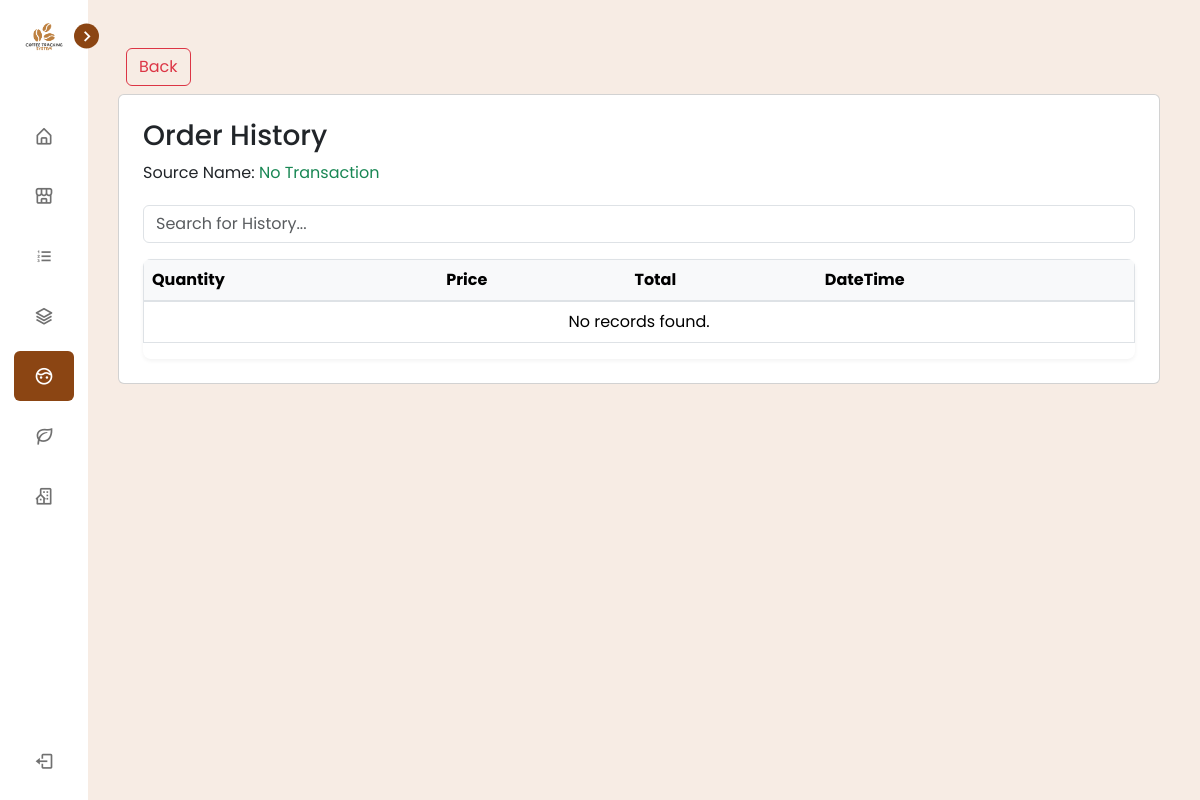
The app's page /view/pages/plant_source/history.php?sourceID=SRC-K6LASA3069 (signed in), older data.
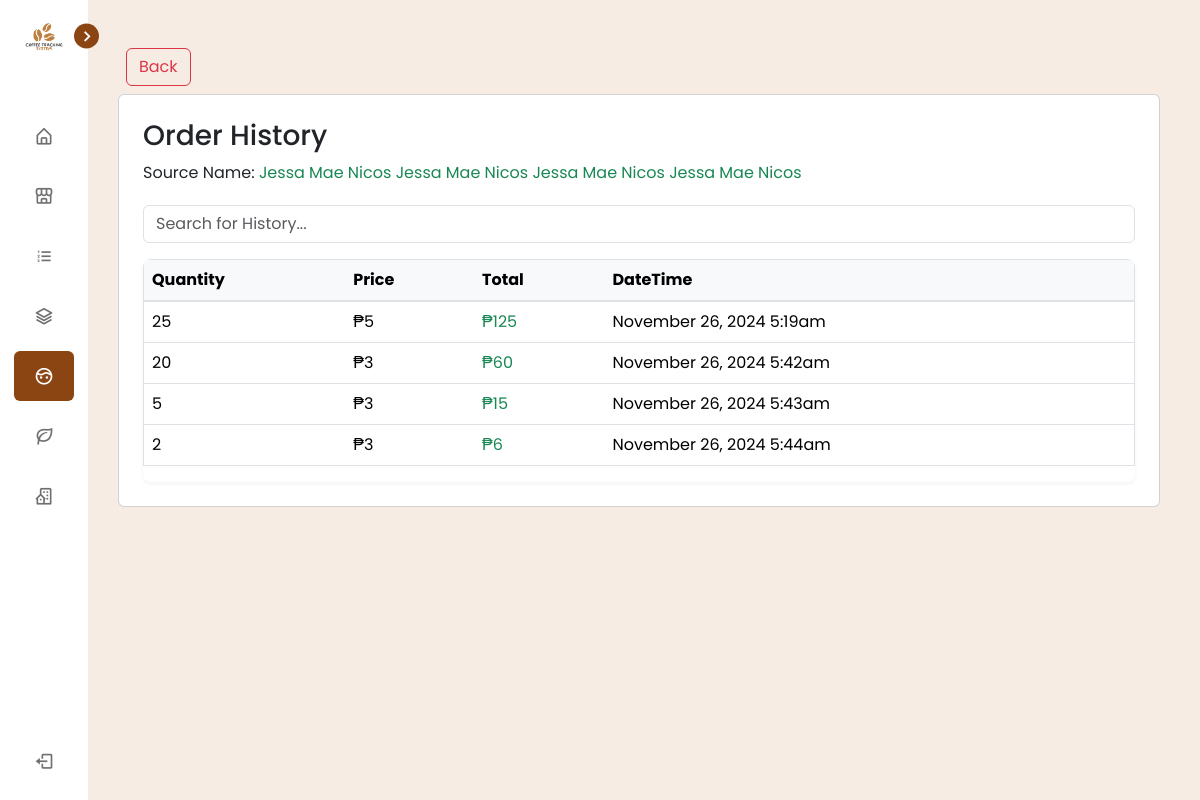
The same page, newer data.
### tables this page shows
CREATE TABLE `tbl_source_account` (
  `id` int(11) NOT NULL,
  `account_id` varchar(255) NOT NULL,
  `source_id` varchar(255) NOT NULL,
  `order_quantity` int(255) NOT NULL,
  `order_price` int(255) NOT NULL,
  `order_total` int(255) NOT NULL,
  `order_datetime` timestamp NOT NULL DEFAULT current_timestamp()
);

CREATE TABLE `tbl_source` (
  `id` int(255) NOT NULL,
  `source_id` varchar(255) DEFAULT NULL,
  `source_fullname` varchar(255) DEFAULT NULL,
  `source_variety` varchar(255) NOT NULL,
  `source_quantity` int(255) NOT NULL,
  `source_contact_number` varchar(255) DEFAULT NULL,
  `source_email` varchar(255) NOT NULL,
  `source_address` varchar(255) DEFAULT NULL,
  `created_date` timestamp(6) NOT NULL DEFAULT current_timestamp(6) ON UPDATE current_timestamp(6)
);

### connection/connection.php (called while the page is built, shortened)
<?php
class config {
    public function __construct(){
        $dsn = "mysql:host=".H.";dbname=".DB;
        $username = U;
        $password = P;
        try {
            $this->pdo = new PDO($dsn, $username, $password);
        } catch (PDOException $e) {
            die("Connection failed: " . $e->getMessage());
        }
    }
}
?>

### controller/PlantSourceController.php (called while the page is built, shortened)
<?php
require_once('../../../services/PlantSourceService.php');
$sourceService = new SourceService();
?>

### services/PlantSourceService.php (called while the page is built, shortened)
<?php
require_once("../../../connection/connection.php");
class SourceService extends config {
    public function getSourceHistory($source_id) {
        try {
            $query = "SELECT
                            sa.source_id,
                            sa.order_quantity,
                            sa.order_price,
                            sa.order_total,
                            sa.order_datetime,
                            s.id,
                            s.source_fullname,
                            s.source_variety,
                            s.source_quantity,
                            s.source_contact_number,
                            s.source_email,
                            s.source_address,
                            s.created_date
                        FROM
                            tbl_source_account sa
                        INNER JOIN
                            tbl_source s
                        ON
                            sa.source_id = s.source_id
                        WHERE
                            sa.source_id = :source_id";
            $stmt = $this->pdo->prepare($query);
            $stmt->bindParam(':source_id', $source_id, PDO::PARAM_STR);
            $stmt->execute();
            $result = $stmt->fetchAll(PDO::FETCH_ASSOC);
            return $result ? $result : [];
        } catch (PDOException $e) {
            error_log("Error fetching source history: " . $e->getMessage());
            return false;
        }
    }
}
?>

### view/pages/plant_source/history.php (the view, shortened to what this page needs)
<?php
  include_once('../../components/header.php');
  include_once('../../../controller/PlantSourceController.php');
if (isset($_GET['sourceID'])) {
    $source_id = $_GET['sourceID'];
    $sourceOrderHistorys = $sourceService->getSourceHistory($source_id);
} else {
    echo "<div class='alert alert-danger'>No ID provided!</div>";
    exit();
}
?>
<div class="p-3">
<a class="btn btn-outline-danger m-2" href="index.php" width="200"> Back </a>
    <div class="card p-4">
    <h3>Order History</h3>
    <div class="mb-1">
        <p>Source Name:
            <span class="text-success">
                <?php if (!empty($sourceOrderHistorys)): ?>
                            <?php foreach ($sourceOrderHistorys as $sourceOrderHistory): ?>
                                <?php echo htmlspecialchars($sourceOrderHistory['source_fullname']); ?>
                            <?php endforeach; ?>
                        <?php else: ?>
                    <tr>
                        <td colspan="5" class="text-center">No Transaction</td>
                    </tr>
                <?php endif; ?>
            </span>
        </p>
    </div>
    <div class="mb-3">
        <input type="text" id="searchInput" class="form-control" placeholder="Search for History...">
    </div>
    <div class="table-responsive">
        <table border="1" class="table" id="nurseryOwnersTable">
            <thead>
                <tr>
                    <th>Quantity</th>
                    <th>Price</th>
                    <th>Total</th>
                    <th>DateTime</th>
                </tr>
            </thead>
            <tbody>
                <?php if (!empty($sourceOrderHistorys)): ?>
                    <?php foreach ($sourceOrderHistorys as $sourceOrderHistory): ?>
                        <tr>
                            <td><?php echo htmlspecialchars($sourceOrderHistory['order_quantity']); ?></td>
                            <td>₱<?php echo htmlspecialchars($sourceOrderHistory['order_price']); ?></td>
                            <td class="text-success">₱<?php echo htmlspecialchars($sourceOrderHistory['order_total']); ?></td>
                            <td>
                                    <?php
                                    $datetime = new DateTime($sourceOrderHistory['order_datetime']);
                                    echo htmlspecialchars($datetime->format('F j, Y g:ia'));
                                    ?>
                            </td>
                        </tr>
                    <?php endforeach; ?>
                <?php else: ?>
                    <tr>
                        <td colspan="5" class="text-center">No records found.</td>
                    </tr>
                <?php endif; ?>
            </tbody>
        </table>
        </div>
    </div>
    </div>
<?php include_once('../../components/footer.php'); ?>

Row changes from the older to the newer data that the page shows:
added tbl_source_account: tbl_source.source_fullname "Jessa Mae Nicos", order_quantity "25", order_price "5", order_total "125", order_datetime "November 26, 2024 5:19am"
added tbl_source_account: tbl_source.source_fullname "Jessa Mae Nicos", order_quantity "20", order_price "3", order_total "60", order_datetime "November 26, 2024 5:42am"
added tbl_source_account: tbl_source.source_fullname "Jessa Mae Nicos", order_quantity "5", order_price "3", order_total "15", order_datetime "November 26, 2024 5:43am"
added tbl_source_account: tbl_source.source_fullname "Jessa Mae Nicos", order_quantity "2", order_price "3", order_total "6", order_datetime "November 26, 2024 5:44am"
Text that changed along with them:
text no longer shown: "No Transaction No records found."
